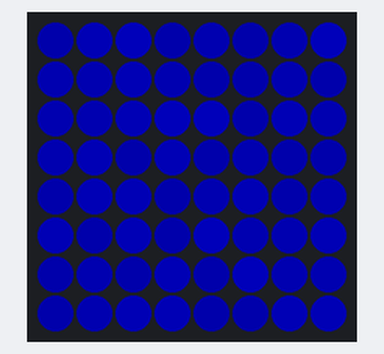
Simulated run of this program. Board: Raspberry Pi (BCM pin numbers) with a Sense HAT. Parts: the Sense HAT's 8×8 RGB LED matrix. Dim RGB values are drawn brighter than linear; random numbers come from a fixed seed.

Above: at 0.07 s.
At 5.04 s:
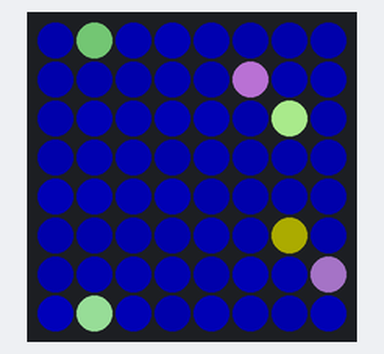
At 10.01 s:
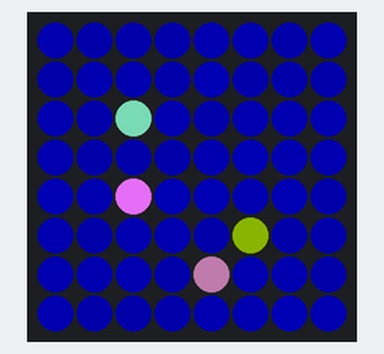
At 20.05 s:
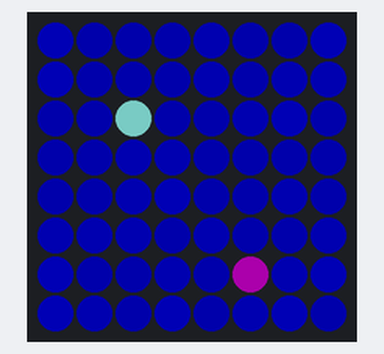
At 28.36 s:
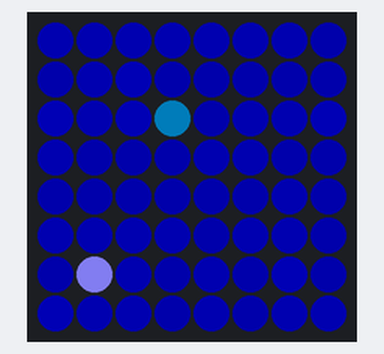
At 39.93 s:
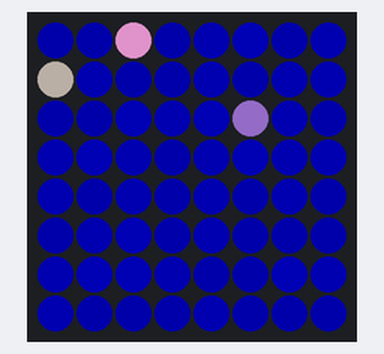

The program:

Starry_Night_2.py
```python
#!/usr/bin/env python3
##################################################
# Starry Night 2

from random import randint as r
from time import sleep
try :
    from sense_hat import SenseHat
except :
    try :
        from sense_emu import SenseHat
    except :
        from _sense_hat_ANSI import SenseHat

s=SenseHat()
s.clear([0,0,48])
V = s.get_pixels()
Fade :float =0.97

while True:

    # Fade all pixels
    for i in range(64) :
        R,G,B = V[i]
        R=round(Fade*R)
        G=round(Fade*G)
        B=round(Fade*B)
        if R<49 and G<49 and B<49 :
            B = r(48,72)
        V[i] = list((R,G,B))

    # In some percent of the cases
    if r(0,100) > 90 :
        # Draw a shiny star somewhere
        R=r(100,255)
        G=r(100,255)
        B=r(100,255)
        V[r(0,63)] = list((R,G,B))

    s.set_pixels(V)
    sleep(0.1)
```
